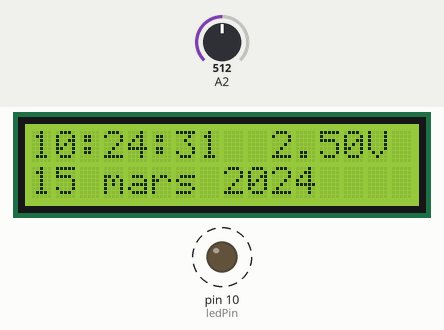
The sketch below on a simulated Arduino Uno, built with avr-gcc and run on an emulated ATmega328P. Shown: 16×2 character LCD, output pins drawn as LEDs (lit = HIGH). Dashed ring = blinking. The inputs (shaded band) are chosen by the test bench; at power-on: A2 = 512. The local clock reads 2024-03-15 10:24:30 at power-on unless the sketch sets it.

Above: at 1.11 s.
1.3 s: A2 set to 716
At 1.64 s:
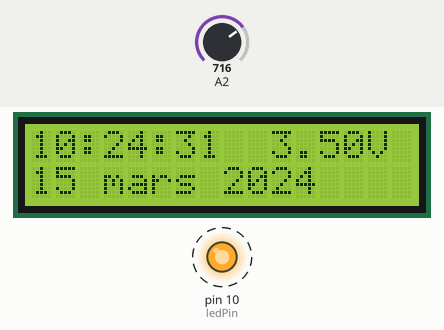
3.0 s: A2 set to 900
At 3.34 s:
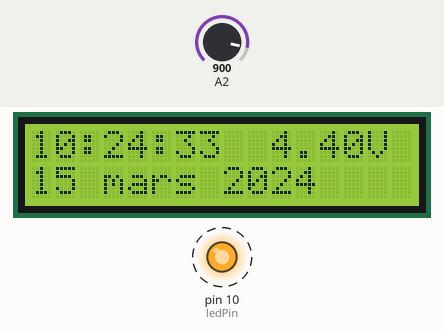
4.5 s: A2 set to 1023
At 4.83 s:
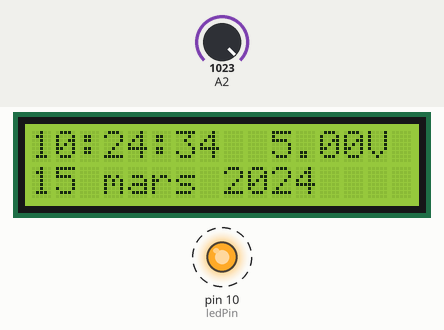
Timing chart, 0 to 12.0 s (numbered marks = the images above; inputs shaded):
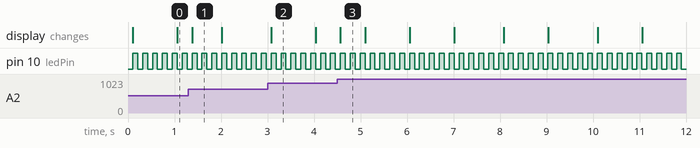

Measured:
- after the input at 1.3 s, the display: changes after 0.08 s (image 1)
- by itself, pin 10 (ledPin): alternates HIGH for 0.11 s and LOW for 0.11 s
- what the display in image 1 shows lasts 0.6 s, from 1.4 s to 2.0 s
- what the display in image 2 shows lasts 0.9 s, from 3.1 s to 4.0 s
- what the display in image 3 shows lasts 0.5 s, from 4.6 s to 5.1 s

The sketch:

TimeAction.ino
```cpp
#include <TimedAction.h>
#include <LiquidCrystal.h>
#include <Wire.h>
#include <RTClib.h>
int valeurLue = 0;
float tension;


void blink();
void lheur();
void potar();

//this initializes a TimedAction class that will change the state of an LED every second.


TimedAction timedled = TimedAction(100,blink);
TimedAction timedheur = TimedAction(100,lheur);
TimedAction timedpotar = TimedAction(100,potar);

//pin pour led
#define ledPin 10
boolean ledState = false;

// pin pour LCD
RTC_DS1307 RTC;
LiquidCrystal lcd(15, 14, 7, 6, 5, 4);


void setup(){
  //setup pour led
  pinMode(ledPin,OUTPUT);
  digitalWrite(ledPin,ledState);
  //setup pour LCD
  Wire.begin();
  RTC.begin();
  lcd.begin(16, 2);
  //RTC.adjust(DateTime(__DATE__, __TIME__));
}

void loop(){
  timedled.check();
  timedheur.check();
  timedpotar.check();
}

void blink(){
  ledState ? ledState=false : ledState=true;
  digitalWrite(ledPin,ledState);
}

void potar(){

  // Voltage Pin A2
  lcd.setCursor(9, 0);
  valeurLue = analogRead(2);
  tension = valeurLue * 5.0 / 1023;
  lcd.print(" ");
  lcd.print(tension);
  lcd.print("V");

}

void lheur() {
  DateTime now = RTC.now();

  // l'heure sur la premiêre ligne du LCD
  lcd.setCursor(0, 0);
  if (now.hour() < 10 ) { lcd.print(0); }
  lcd.print(now.hour());
  lcd.print(":");
  if (now.minute() < 10) {
    lcd.print("0");
  }
  lcd.print(now.minute());
  lcd.print(":");
  if (now.second() < 10) {
    lcd.print("0");
  }
  lcd.print(now.second());


  // la date sur la deuxième ligne du LCD
  lcd.setCursor(0, 1);
  lcd.print(now.day());
  lcd.print(" ");

  switch (now.month()) {
  case 1:
    lcd.print("janvier");
    break;
  case 2:
    lcd.print("fevrier");
    break;
  case 3:
    lcd.print("mars");
    break;
  case 4:
    lcd.print("avril");
    break;
  case 5:
    lcd.print("mai");
    break;
  case 6:
    lcd.print("juin");
    break;
  case 7:
    lcd.print("juillet");
    break;
  case 8:
    lcd.print("aout");
    break;
  case 9:
    lcd.print("septembre");
    break;
  case 10:
    lcd.print("octobre");
    break;
  case 11:
    lcd.print("novembre");
    break;
  case 12:
    lcd.print("decembre");
    break;
  }
  lcd.print(" ");
  lcd.print(now.year());
  delay(100);
  //lcd.clear();

}
```
